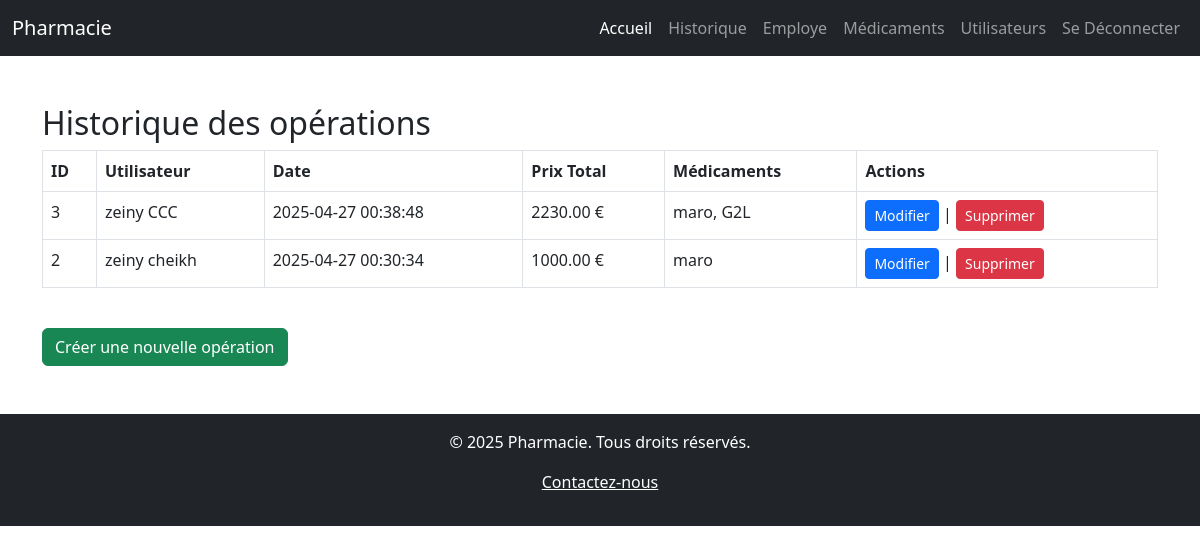
Screenshot of /historique/read.php with the database file from the repository.
### tables this page shows
CREATE TABLE `historique` (
  `id` int(11) NOT NULL,
  `id_user` int(11) DEFAULT NULL,
  `date_create` datetime DEFAULT current_timestamp(),
  `prix_total` decimal(10,2) DEFAULT NULL,
  `medicaments` text DEFAULT NULL
);

CREATE TABLE `users` (
  `id` int(11) NOT NULL,
  `nom` varchar(100) DEFAULT NULL,
  `prenom` varchar(100) DEFAULT NULL,
  `email` varchar(150) DEFAULT NULL,
  `password` varchar(255) DEFAULT NULL
);

### historique/read.php (the view, shortened to what this page needs)
<?php
include '../db.php';
include '../src/php/navbar.php';
?>
<div class="container mt-5">
    <h2>Historique des opérations</h2>
    <table class="table table-bordered">
        <thead>
            <tr>
                <th>ID</th>
                <th>Utilisateur</th>
                <th>Date</th>
                <th>Prix Total</th>
                <th>Médicaments</th>
                <th>Actions</th>
            </tr>
        </thead>
        <tbody>
            <?php
            $sql = "SELECT historique.*, users.nom AS nom_user, users.prenom
                    FROM historique
                    JOIN users ON historique.id_user = users.id
                    ORDER BY historique.id DESC";
            $result = mysqli_query($conn, $sql);
            while ($row = mysqli_fetch_assoc($result)) {
                echo "<tr>
                    <td>{$row['id']}</td>
                    <td>{$row['nom_user']} {$row['prenom']}</td>
                    <td>{$row['date_create']}</td>
                    <td>{$row['prix_total']} €</td>
                    <td>{$row['medicaments']}</td>
                    <td>
                        <a href='update.php?id={$row['id']}' class='btn btn-primary btn-sm'>Modifier</a> |
                        <a href='delete.php?id={$row['id']}' class='btn btn-danger btn-sm'>Supprimer</a>
                    </td>
                </tr>";
            }
            ?>
        </tbody>
    </table>
    <br>
    <a href="create.php" class="btn btn-success">Créer une nouvelle opération</a>
</div>
<?php include '../src/php/footer.php'; ?>

### src/php/navbar.php (shortened to what this page needs)
<!DOCTYPE html>
<html lang="fr">
<head>
    <link href="https://cdn.jsdelivr.net/npm/bootstrap@5.3.0-alpha1/dist/css/bootstrap.min.css" rel="stylesheet">
</head>
<body>
    <nav class="navbar navbar-expand-lg navbar-dark bg-dark">
        <div class="container-fluid">
            <a class="navbar-brand" href="#">Pharmacie</a>
            <div class="collapse navbar-collapse" id="navbarNav">
                <ul class="navbar-nav ms-auto">
                    <li class="nav-item">
                        <a class="nav-link active" aria-current="page" href="../index.php">Accueil</a>
                    </li>
                    <li class="nav-item">
                        <a class="nav-link" href="/historique/read.php">Historique</a>
                    </li>
                    <li class="nav-item">
                        <a class="nav-link" href="/employe/read.php">Employe</a>
                    </li>
                    <li class="nav-item">
                        <a class="nav-link" href="/medicament/read.php">Médicaments</a>
                    </li>
                    <li class="nav-item">
                        <a class="nav-link" href="/users/read.php">Utilisateurs</a>
                    </li>
                    <li class="nav-item">
                        <a class="nav-link" href="../logout.php">Se Déconnecter</a>
                    </li>
                </ul>
            </div>
        </div>
    </nav>

### src/php/footer.php
<footer class="bg-dark text-white text-center p-3 mt-5">
       <p>&copy; 2025 Pharmacie. Tous droits réservés.</p>
       <p><a href="mailto:support@pharmacie.com" class="text-white">Contactez-nous</a></p>
   </footer>

### rows the page displays
historique: id "3", id_user.nom "zeiny", id_user.prenom "CCC", date_create "2025-04-27 00:38:48", prix_total "2230.00", medicaments "maro, G2L"
historique: id "2", id_user.nom "zeiny", id_user.prenom "cheikh", date_create "2025-04-27 00:30:34", prix_total "1000.00", medicaments "maro"
